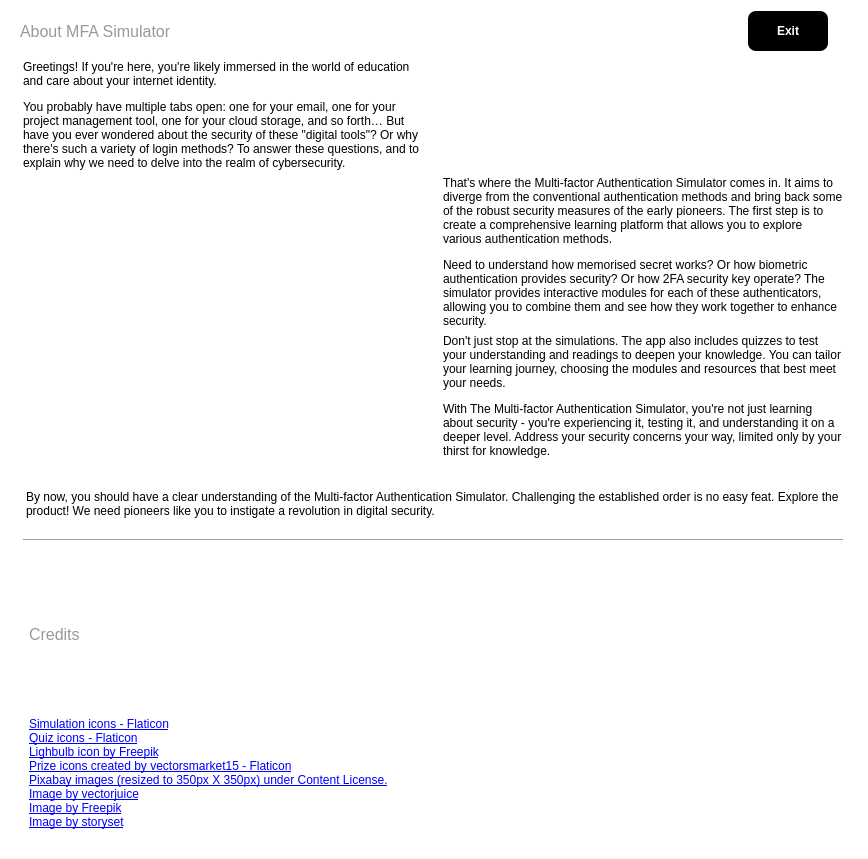
<?xml version="1.0" encoding="UTF-8"?>
<ui version="4.0">
 <class>Form</class>
 <widget class="QWidget" name="Form">
  <property name="geometry">
   <rect>
    <x>0</x>
    <y>0</y>
    <width>868</width>
    <height>859</height>
   </rect>
  </property>
  <property name="windowTitle">
   <string>Form</string>
  </property>
  <property name="styleSheet">
   <string notr="true">#Form {
	background-color: #fff;
}

#title, #credit_label {
	color: #999999;
	font-size: 12pt;
}

#about_content {
	background-color: #fff;
}

#exit_about {
	border: none;
	border-radius: 8%;
	width: 80px;
	height: 40px;
	background-color: #000;
	color: #fff;
	font-weight: bold;
}

#exit_about:hover {
	color: #000;
	border: 1px solid #000;
	background: transparent;
}

#final_line {
	margin-bottom: 15px;
}</string>
  </property>
  <layout class="QVBoxLayout" name="verticalLayout">
   <property name="spacing">
    <number>0</number>
   </property>
   <property name="leftMargin">
    <number>0</number>
   </property>
   <property name="topMargin">
    <number>11</number>
   </property>
   <property name="rightMargin">
    <number>0</number>
   </property>
   <property name="bottomMargin">
    <number>11</number>
   </property>
   <item>
    <layout class="QHBoxLayout" name="horizontalLayout">
     <property name="leftMargin">
      <number>20</number>
     </property>
     <property name="rightMargin">
      <number>40</number>
     </property>
     <item>
      <widget class="QLabel" name="title">
       <property name="text">
        <string>About MFA Simulator</string>
       </property>
      </widget>
     </item>
     <item alignment="Qt::AlignRight">
      <widget class="QPushButton" name="exit_about">
       <property name="text">
        <string>Exit</string>
       </property>
      </widget>
     </item>
    </layout>
   </item>
   <item>
    <widget class="QScrollArea" name="scrollArea">
     <property name="frameShape">
      <enum>QFrame::NoFrame</enum>
     </property>
     <property name="widgetResizable">
      <bool>true</bool>
     </property>
     <widget class="QWidget" name="about_content">
      <property name="geometry">
       <rect>
        <x>0</x>
        <y>0</y>
        <width>847</width>
        <height>1189</height>
       </rect>
      </property>
      <layout class="QVBoxLayout" name="verticalLayout_2">
       <item>
        <layout class="QGridLayout" name="gridLayout">
         <item row="1" column="0">
          <widget class="QLabel" name="label_3">
           <property name="maximumSize">
            <size>
             <width>400</width>
             <height>300</height>
            </size>
           </property>
           <property name="text">
            <string/>
           </property>
           <property name="pixmap">
            <pixmap>../resources/images/9712739_4140045.jpg</pixmap>
           </property>
           <property name="scaledContents">
            <bool>true</bool>
           </property>
          </widget>
         </item>
         <item row="1" column="1">
          <widget class="QLabel" name="label_5">
           <property name="text">
            <string>&lt;p&gt;That's where the Multi-factor Authentication Simulator comes in. It aims to diverge from the conventional authentication methods and bring back some of the robust security measures of the early pioneers. The first step is to create a comprehensive learning platform that allows you to explore various authentication methods.&lt;p&gt;

&lt;p&gt;Need to understand how memorised secret works? Or how biometric authentication provides security? Or how 2FA security key operate? The simulator provides interactive modules for each of these authenticators, allowing you to combine them and see how they work together to enhance security.&lt;/p&gt;</string>
           </property>
           <property name="wordWrap">
            <bool>true</bool>
           </property>
          </widget>
         </item>
         <item row="2" column="0">
          <widget class="QLabel" name="label_4">
           <property name="maximumSize">
            <size>
             <width>400</width>
             <height>300</height>
            </size>
           </property>
           <property name="text">
            <string/>
           </property>
           <property name="pixmap">
            <pixmap>../resources/images/20943502.jpg</pixmap>
           </property>
           <property name="scaledContents">
            <bool>true</bool>
           </property>
          </widget>
         </item>
         <item row="0" column="1">
          <widget class="QLabel" name="label">
           <property name="maximumSize">
            <size>
             <width>400</width>
             <height>300</height>
            </size>
           </property>
           <property name="text">
            <string/>
           </property>
           <property name="pixmap">
            <pixmap>../resources/images/4799410.jpg</pixmap>
           </property>
           <property name="scaledContents">
            <bool>true</bool>
           </property>
          </widget>
         </item>
         <item row="0" column="0">
          <widget class="QLabel" name="label_2">
           <property name="text">
            <string>&lt;p&gt;Greetings! If you're here, you're likely immersed in the world of education and care about your internet identity.&lt;/p&gt;

&lt;p&gt;You probably have multiple tabs open: one for your email, one for your project management tool, one for your cloud storage, and so forth… But have you ever wondered about the security of these &quot;digital tools&quot;? Or why there's such a variety of login methods? To answer these questions, and to explain why we need to delve into the realm of cybersecurity.&lt;/p&gt;</string>
           </property>
           <property name="wordWrap">
            <bool>true</bool>
           </property>
          </widget>
         </item>
         <item row="2" column="1">
          <widget class="QLabel" name="label_6">
           <property name="text">
            <string>&lt;p&gt;Don't just stop at the simulations. The app also includes quizzes to test your understanding and readings to deepen your knowledge. You can tailor your learning journey, choosing the modules and resources that best meet your needs.&lt;/p&gt;

&lt;p&gt;With The Multi-factor Authentication Simulator, you're not just learning about security - you're experiencing it, testing it, and understanding it on a deeper level. Address your security concerns your way, limited only by your thirst for knowledge.&lt;p&gt;</string>
           </property>
           <property name="wordWrap">
            <bool>true</bool>
           </property>
          </widget>
         </item>
         <item row="3" column="0" colspan="2">
          <widget class="QLabel" name="final_line">
           <property name="text">
            <string>By now, you should have a clear understanding of the Multi-factor Authentication Simulator. Challenging the established order is no easy feat. Explore the product! We need pioneers like you to instigate a revolution in digital security.</string>
           </property>
           <property name="wordWrap">
            <bool>true</bool>
           </property>
          </widget>
         </item>
         <item row="4" column="0" colspan="2">
          <widget class="Line" name="line">
           <property name="orientation">
            <enum>Qt::Horizontal</enum>
           </property>
          </widget>
         </item>
        </layout>
       </item>
       <item>
        <layout class="QVBoxLayout" name="verticalLayout_3">
         <property name="leftMargin">
          <number>20</number>
         </property>
         <property name="topMargin">
          <number>20</number>
         </property>
         <item>
          <widget class="QLabel" name="credit_label">
           <property name="text">
            <string>Credits</string>
           </property>
          </widget>
         </item>
         <item>
          <widget class="QLabel" name="label_7">
           <property name="text">
            <string>&lt;a href=&quot;https://www.flaticon.com/free-icons/simulation&quot; title=&quot;simulation icons&quot;&gt;Simulation icons - Flaticon&lt;/a&gt;
&lt;br&gt;
&lt;a href=&quot;https://www.flaticon.com/free-icons/quiz&quot; title=&quot;quiz icons&quot;&gt;Quiz icons - Flaticon&lt;/a&gt;
&lt;br&gt;
&lt;a href=&quot;https://www.freepik.com/icon/light-bulb_2987996#fromView=keyword&amp;term=Light+Bulb&amp;page=1&amp;position=7&amp;uuid=e342f6c8-f8e5-42e4-b435-0c2260614076&quot;&gt;Lighbulb icon by Freepik&lt;/a&gt;
&lt;br&gt;
&lt;a href=&quot;https://www.flaticon.com/free-icons/prize&quot; title=&quot;prize icons&quot;&gt;Prize icons created by vectorsmarket15 - Flaticon&lt;/a&gt;
&lt;br&gt;
&lt;a href=&quot;https://www.pixabay.com&quot; title=&quot;pixabay&quot;&gt;Pixabay images (resized to 350px X 350px) under Content License.&lt;/a&gt;
&lt;br&gt;
&lt;a href=&quot;https://www.freepik.com/free-vector/coding-website-development-technical-support-programming-engineering-coder-web-developer-computer-software-programmer-male-flat-character-concept-illustration_11667257.htm#query=software%20illustration&amp;position=3&amp;from_view=keyword&amp;track=ais&amp;uuid=d23ecae3-8db0-444a-b256-5e3b71623939&quot;&gt;Image by vectorjuice&lt;/a&gt;
&lt;br&gt;
&lt;a href=&quot;https://www.freepik.com/free-vector/isometric-cms-concept_11788713.htm#query=software%20illustration&amp;position=6&amp;from_view=keyword&amp;track=ais&amp;uuid=d23ecae3-8db0-444a-b256-5e3b71623939&quot;&gt;Image by Freepik&lt;/a&gt;
&lt;br&gt;
&lt;a href=&quot;https://www.freepik.com/free-vector/my-password-concept-illustration_9712739.htm#query=authentication%20illustration&amp;position=4&amp;from_view=search&amp;track=ais&amp;uuid=98563fdb-a58a-4cb4-a167-77d74d64bfba&quot;&gt;Image by storyset&lt;/a&gt;</string>
           </property>
           <property name="wordWrap">
            <bool>true</bool>
           </property>
          </widget>
         </item>
        </layout>
       </item>
      </layout>
     </widget>
    </widget>
   </item>
  </layout>
 </widget>
 <resources/>
 <connections/>
</ui>
